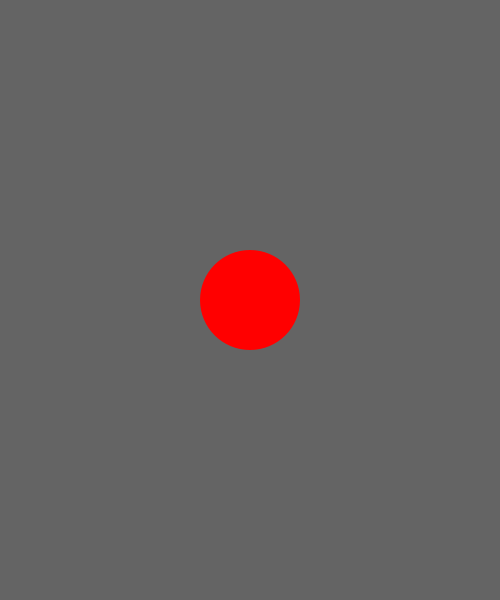
Frame 1 (no input)
Frame 60 (the mouse pressed at the canvas centre just before this capture): identical to frame 1, image omitted
Frame 120 (the mouse held since frame 60 and released just before this capture): identical to frame 1, image omitted

The Processing sketch that drew this single still picture (run headless with seeded random() and noise(); from frame 60 on, the mouse is pressed at the canvas centre):

// Processing sketch: w03_05_variables
// ── w03_05_variables.pde
int x;
int y;
int size;

void setup() {
  size(500, 600);
  noStroke();
  
  x = width/2;
  y = height/2;
  size = 100;
}


void draw() {
  background(100);
  
  fill(255,0,0);
  ellipse(x,y,size,size);
}
